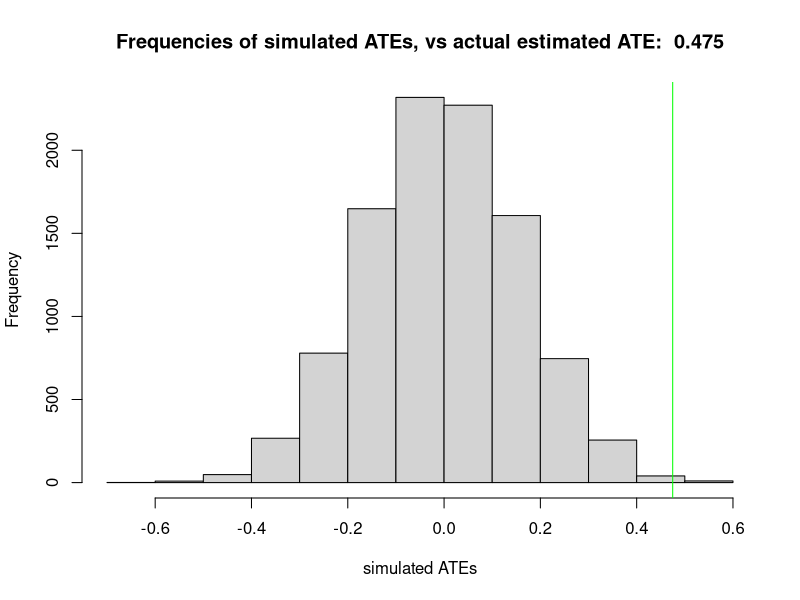
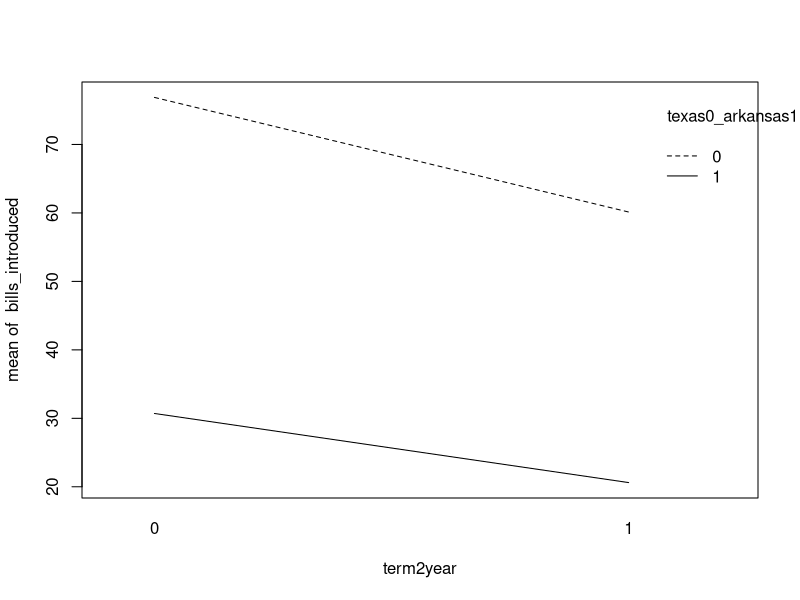
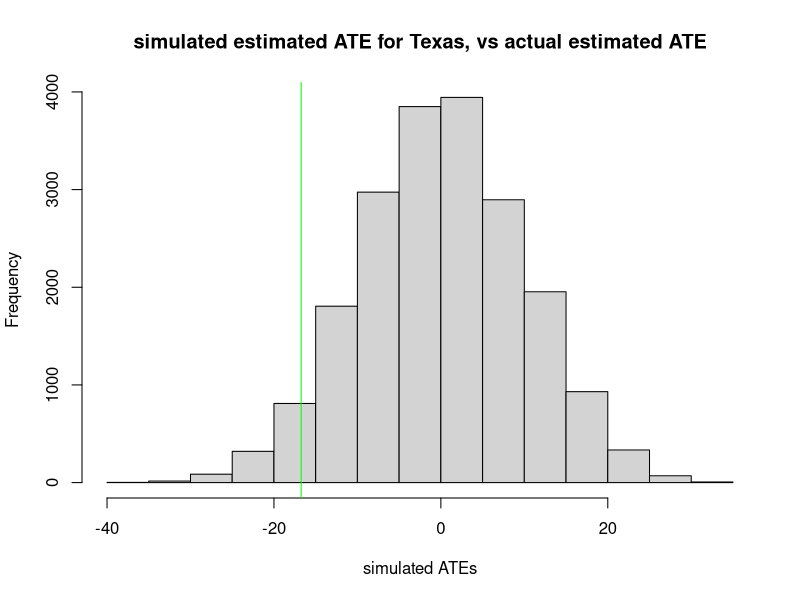
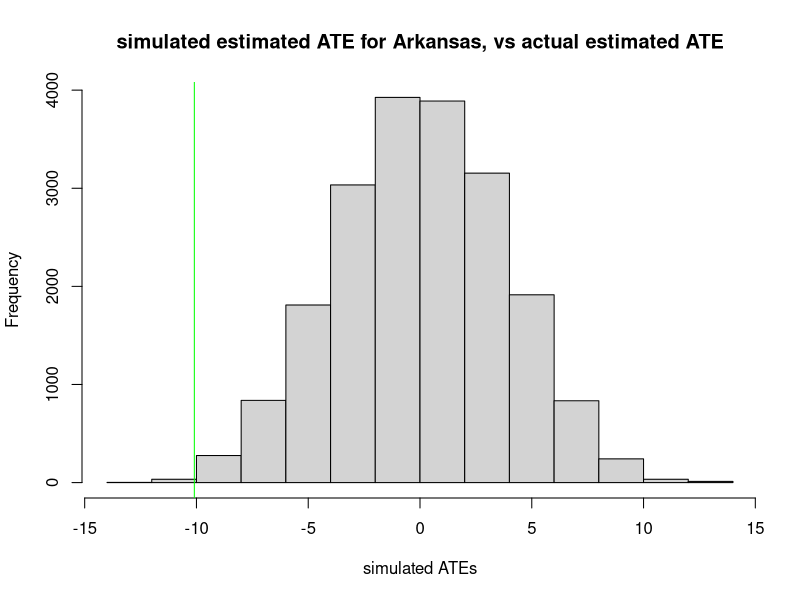
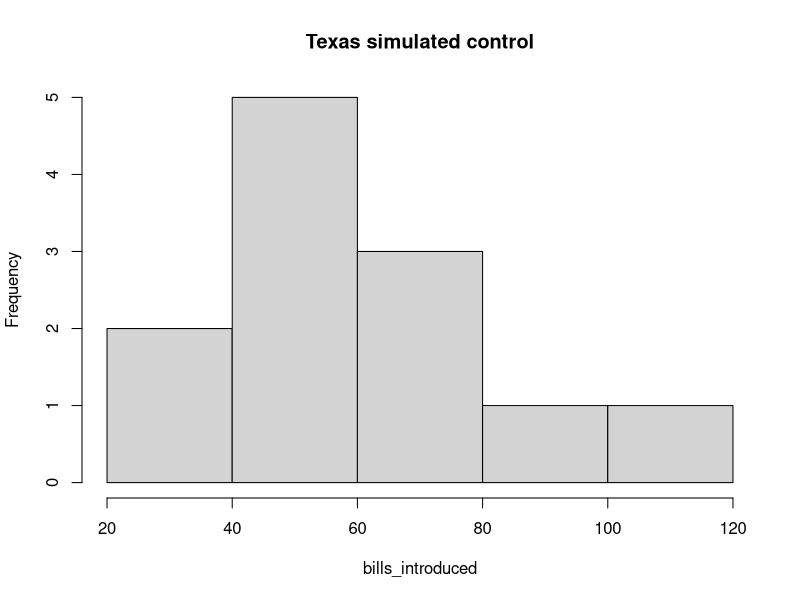
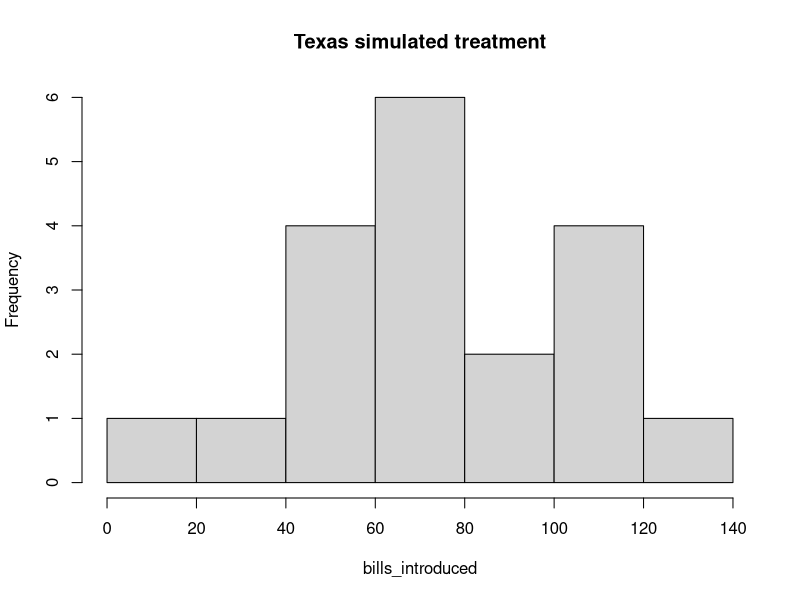
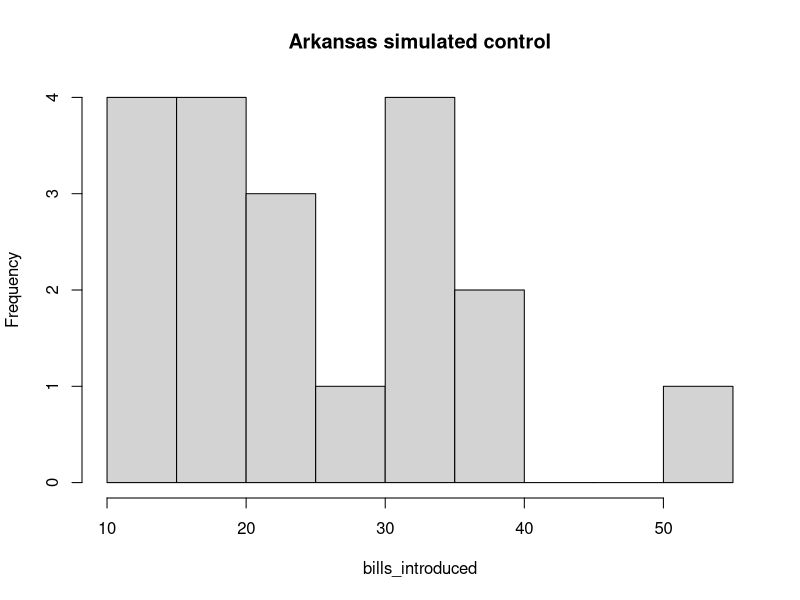
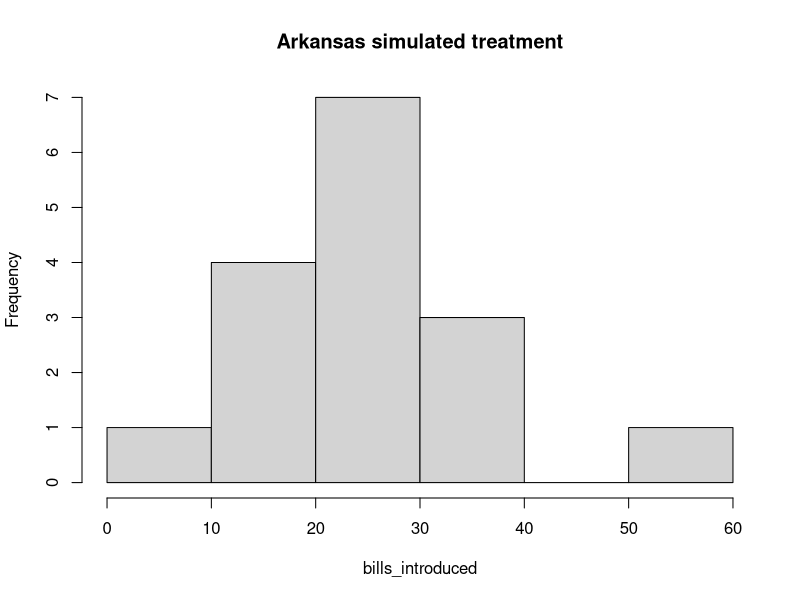

Write the R code that produced these figures, in order. (Note: this script raises an error after producing the figures.)
## ---- chunk 1
library(data.table)
q1 <- {}
q1$d3.6 <- data.table( read.csv("./data/Clingingsmith.2009.csv") )
# head(q1$d3.6)
# summary(q1$d3.6)
# str(q1$d3.6)

# use basic methods to check ATE from the data
# q1$poc <- q1$d3.6[success==0,mean(views)]
# q1$pot <- q1$d3.6[success==1,mean(views)]
# q1$ate <- q1$pot - q1$poc

# use OLS to check ATE from data
q1$m1 <- q1$d3.6[,lm(views ~ success)]
# ATE is a view improvement of roughly 0.475
q1$ate <- q1$m1$coefficients[2]

## ---- chunk 2
# conducting 1 simulated random assignment under the sharp null hypothesis (e.g. matters not if person won visa, their view would not have changed)
# so we flip a fair coin for each person in population, 1 = won visa (treatment), 0 = did not win visa (control)
# ... and we don't change the views, because we are assuming that assignment to win or not win a visa would not have changed it at all

# set.seed(87542)
# q1$d3.6 <- q1$d3.6[, success.q1.a := replicate(nrow(q1$d3.6), rbinom(1,1,0.5))]
# q1$m2 <- q1$d3.6[,lm(views ~ success.q1.a)]
# q1$ate.q1.a <- q1$m2$coefficients[2]


# to conduct 10,000 simulated random assignments under the sharp null hypothesis, just need to create a simulate study function and call it 10,000 times
# then get a distribution of ATEs
set.seed(87542)
q1$sim.study <- function() {
    q1$d3.6 <- q1$d3.6[, success.q1.a := replicate(nrow(q1$d3.6), rbinom(1,1,0.5))]
    q1$m2 <- q1$d3.6[,lm(views ~ success.q1.a)]
    q1$ate.q1.a <- q1$m2$coefficients[2]
    return(q1$ate.q1.a)
}
q1$sim.results <- replicate(10000, q1$sim.study())
hist(q1$sim.results, xlab="simulated ATEs", main=paste("Frequencies of simulated ATEs, vs actual estimated ATE: ",round(q1$ate,3)))
abline(v=q1$ate,col="green")
## ---- chunk 3
data.table(q1$sim.results)[,sim.ate.as.large.as.actual.ate:=(q1$sim.results >= q1$ate)][,.N,by=sim.ate.as.large.as.actual.ate]
## ---- chunk 4
mean(q1$sim.results > q1$ate)
## ---- chunk 5
data.table(q1$sim.results)[,sim.ate.abs.as.large.as.actual.ate:=(abs(q1$sim.results) >= abs(q1$ate))][,.N,by=sim.ate.abs.as.large.as.actual.ate]
## ---- chunk 6
mean(abs(q1$sim.results) > abs(q1$ate))
# or
mean(q1$sim.results > q1$ate) * 2
## ---- chunk 7
library(foreign)
library(data.table)
q2 <- {}
q2$d3.8 <- data.table( read.dta("./data/Titiunik.2010.dta") )
# head(q2$d3.8)
# summary(q2$d3.8)
# str(q2$d3.8)
# hist(q2$d3.8$term2year)
# hist(q2$d3.8$bills_introduced)
# hist(q2$d3.8$texas0_arkansas1)
# q2$d3.8[texas0_arkansas1==0,plot(bills_introduced ~ term2year,main="Texas")]
# q2$d3.8[texas0_arkansas1==1,plot(bills_introduced ~ term2year,main="Arkansas")]
q2$d3.8[,interaction.plot(term2year,texas0_arkansas1,bills_introduced)]
## ---- chunk 8
# use basic methods to estimate the effect on number of bills introduced, by the 2-year term, and the blocking variable texas-vs-arkansas
dcast(
    q2$d3.8[,list(mu=mean(bills_introduced)),by=c("term2year","texas0_arkansas1")] 
    ,texas0_arkansas1 ~ term2year
    ,value.var = "mu"
)

q2$ate.2y.texas.basic <- q2$d3.8[texas0_arkansas1==0 & term2year==1,mean(bills_introduced)] - q2$d3.8[texas0_arkansas1==0 & term2year==0,mean(bills_introduced)]
# -16.74167

q2$ate.2y.arkansas.basic <- q2$d3.8[texas0_arkansas1==1 & term2year==1,mean(bills_introduced)] - q2$d3.8[texas0_arkansas1==1 & term2year==0,mean(bills_introduced)]
# -10.09477


# use OLS regression to estimate the effect on number of bills introduced, by the 2-year term, and the blocking variable texas-vs-arkansas
q2$m1 <- q2$d3.8[texas0_arkansas1==0,lm(bills_introduced ~ term2year)]
(q2$m1)
q2$m2 <- q2$d3.8[texas0_arkansas1==1,lm(bills_introduced ~ term2year)]
(q2$m2)
q2$ate.2y.texas.ols <- q2$m1$coefficients[2] # -16.74167 
q2$ate.2y.arkansas.ols <- q2$m2$coefficients[2] # -10.09477


# use OLS in one model, with interaction variable between the term2year and texas0_arkansas1
q2$m3 <- q2$d3.8[,lm(bills_introduced ~ term2year + texas0_arkansas1 + term2year*texas0_arkansas1)]
(q2$m3)
q2$ate.2y.texas.ols2 <- q2$m3$coefficients[2] # -16.74167 
q2$ate.2y.arkansas.ols2 <- q2$m3$coefficients[2] + q2$m3$coefficients[4] # -10.09477


# use OLS to predict, incorrectly, the overall ATE
q2$m4 <- q2$d3.8[,lm(bills_introduced ~ term2year)]
(q2$m4)
q2$ate.overall.bad.ols <- q2$m4$coefficients[2] # -14.51515 

## ---- chunk 9
# estimate the se for each state, using basic methods
# var0 = variance of control, n0 = number of units in control
# var1 = variance of treatment, n1 = number of units in treatment
q2$se.func <- function(var0, var1, n0, n1) {
    return( sqrt(var0/n0 + var1/n1) )
}


# calcuate the standard error of the estimated ATE, for each state
q2$var0.texas <- var(q2$d3.8[term2year==0 & texas0_arkansas1==0,bills_introduced]) #var0 for texas, 956.25
q2$var1.texas <- var(q2$d3.8[term2year==1 & texas0_arkansas1==0,bills_introduced]) #var1 for texas, 413.6952
q2$var0.arkansas <- var(q2$d3.8[term2year==0 & texas0_arkansas1==1,bills_introduced]) #var0 for arkansas, 148.5956
q2$var1.arkansas <- var(q2$d3.8[term2year==1 & texas0_arkansas1==1,bills_introduced]) #var1 for arkansas, 50.25163
q2$n0.texas <- q2$d3.8[term2year==0 & texas0_arkansas1==0,.N] #n0 for texas, 16
q2$n1.texas <- q2$d3.8[term2year==1 & texas0_arkansas1==0,.N] #n1 for texas, 15
q2$n0.arkansas <- q2$d3.8[term2year==0 & texas0_arkansas1==1,.N] #n0 for arkansas, 17
q2$n1.arkansas <- q2$d3.8[term2year==1 & texas0_arkansas1==1,.N] #n1 for arkansas, 18

q2$se.texas <- q2$se.func(q2$var0.texas, q2$var1.texas, q2$n0.texas, q2$n1.texas) #se for texas block, 9.345871
q2$se.arkansas <- q2$se.func(q2$var0.arkansas, q2$var1.arkansas, q2$n0.arkansas, q2$n1.arkansas)#se for arkansas block, 3.395979





# estimate the se for each state, using libraries
# TBD

## ---- chunk 10
# total ATE is the sum of the ATEs within each block, scaled by the number of units in each block
q2$ate.total = (q2$n.texas/q2$n.all) * q2$ate.2y.texas.basic + (q2$n.arkansas/q2$n.all) * q2$ate.2y.arkansas.basic
(q2$ate.total) # -13.2168
    
## ---- chunk 11
# using results from previous section, calculate the blocked standard error of the estimated ATE
q2$n.texas <- q2$d3.8[texas0_arkansas1==0,.N] #n for texas block, 31
q2$n.arkansas <- q2$d3.8[texas0_arkansas1==1,.N] #n for arkansas block, 35
q2$n.all <- q2$d3.8[,.N] #n for all, 66

q2$se.all <- sqrt( q2$se.texas^2 * (q2$n.texas/q2$n.all)^2 + q2$n.texas^2 * (q2$n.arkansas/q2$n.all)^2 ) #se for overall ATE, 17.01539
(q2$se.all)

## ---- chunk 12
# for a round of randomization inference, we will randomly assign senators to 2-year terms for both texas and arkansas
set.seed(12659)
q2$d3.8 <- q2$d3.8[,term2yearRI:=replicate(nrow(q2$d3.8), rbinom(1,1,0.5))]

# use basic methods to calculate the ATE for each state
q2$ate.texas.ri <- q2$d3.8[texas0_arkansas1==0 & term2yearRI==1,mean(bills_introduced)] - q2$d3.8[texas0_arkansas1==0 & term2yearRI==0,mean(bills_introduced)]
# -19.48246

q2$ate.arkansas.ri <- q2$d3.8[texas0_arkansas1==1 & term2yearRI==1,mean(bills_introduced)] - q2$d3.8[texas0_arkansas1==1 & term2yearRI==0,mean(bills_introduced)]
# -0.7156863


# creates a function to simulate the randomization inference
q2$sim.study <- function() {
    q2$d3.8 <- q2$d3.8[,term2yearRI:=replicate(nrow(q2$d3.8), rbinom(1,1,0.5))]
    q2$m5 <-  q2$d3.8[,lm(bills_introduced ~ term2yearRI + texas0_arkansas1 + term2yearRI*texas0_arkansas1)]
    q2$ate.texas.ri <- q2$m5$coefficients[2]
    q2$ate.arkansas.ri <- q2$m5$coefficients[2] + q2$m5$coefficients[4]
    return(list(q2$ate.texas.ri, q2$ate.arkansas.ri))
}
q2$sim.results <- replicate(10000, q2$sim.study())

# extracts the simulated ATEs for texas and arkansas
q2$ate.texas.sim <- unlist( q2$sim.results[1,1:length(q2$sim.results)/2] )
hist(q2$ate.texas.sim, main="simulated estimated ATE for Texas, vs actual estimated ATE", xlab="simulated ATEs")
abline(v=q2$ate.2y.texas.basic,col="green")

q2$ate.arkansas.sim <- unlist( q2$sim.results[2,1:length(q2$sim.results)/2] )
hist(q2$ate.arkansas.sim, main="simulated estimated ATE for Arkansas, vs actual estimated ATE", xlab="simulated ATEs")
abline(v=q2$ate.2y.arkansas.basic,col="green")


# calculates the implied p-value for each state
mean(q2$ate.texas.sim < q2$ate.2y.texas.basic) #p-value for texas, 0.04470224
mean(q2$ate.arkansas.sim < q2$ate.2y.arkansas.basic) #p-value for arkansas, 0.002100105

# both p-values are < than 0.05, so we can reject the sharp null hypothesis
## ---- chunk 13
q2$d3.8[texas0_arkansas1==0 & term2yearRI==0,hist(bills_introduced,main="Texas simulated control")]
q2$d3.8[texas0_arkansas1==0 & term2yearRI==1,hist(bills_introduced,main="Texas simulated treatment")]
q2$d3.8[texas0_arkansas1==1 & term2yearRI==0,hist(bills_introduced,main="Arkansas simulated control")]
q2$d3.8[texas0_arkansas1==1 & term2yearRI==1,hist(bills_introduced,main="Arkansas simulated treatment")]
## ---- chunk 14
## load data 
library(data.table)
q3 <- {}
q3$d <- data.table( read.csv("./data/ggChapter3.csv") )
# summary(q3$d)
# str(q3$d)
# hist(q3$d$Village)
# hist(q3$d$Y)
# hist(q3$d$D)
# hist(q3$d$Block)
## ---- chunk 15
# create clustering based on {1,2}, {3,4}, {5,6}, ... , {13,14}
q3$d <- q3$d[,C1:=0]
for (i in seq(1,nrow(q3$d),2)) {
    # q3$d[Village==i & Village==i+1, C1:=list(i,i)] #not sure why this doesn't work ...
    q3$d[Village==i, C1:=list(i)]
    q3$d[Village==i+1, C1:=list(i)]

}
head(q3$d)
plot(jitter(q3$d$Block), q3$d$Y)
plot(jitter(q3$d$C1), q3$d$Y)

# we can see from the individual values plot that the variance in our simulated clusters, C1, is relatively small
## ---- chunk 16
# create clustering based on {1,14}, {2,13}, {3,12}, ... , {7,8}
q3$d <- q3$d[,C2:=0]
for (i in seq(1,nrow(q3$d)/2,1)) {
    q3$d[Village==i, C2:=list(i)]
    q3$d[Village==nrow(q3$d)+1-i, C2:=list(i)]
}

head(q3$d)
tail(q3$d)

plot(jitter(q3$d$Block), q3$d$Y)
plot(jitter(q3$d$C2), q3$d$Y)
## ---- chunk 17

# 
q4 <- {}
q4$sim.study <- function(baseline, effect.size, sample.size) {
    control.units <- rbinom(sample.size, 1, baseline)
    treatment.units <- rbinom(sample.size, 1, baseline + effect.size)
    all.units <- c(control.units, treatment.units)
    treatment.vector <- c(rep(0, sample.size), rep(1, sample.size))
    p.value <- summary(lm(all.units ~ treatment.vector))$coefficients[2, 4]
    effect.detected <- p.value < 0.05
    return(effect.detected)
}

# get.power(baseline = .1, effect.size = .05, sample.size = 100)
q4$sim.study(baseline = .1, effect.size = .05, sample.size = 1000000)

## ---- chunk 18

## ---- chunk 19

## ---- chunk 20
library(data.table)
q5 <- {}
q5$d2 <- data.table(read.csv("./data/listData.csv"))
# head(q5$d2)
# str(q5$d2)
# hist(q5$d2$bid)
# hist(q5$d2$uniform_price_auction)
# plot(q5$d2$uniform_price_auction, q5$d2$bid)
# boxplot(bid ~ uniform_price_auction, data=q5$d2) #shows unequal variance in control vs treatment samples
# q5$d2[,.N,by=uniform_price_auction] #34 samples in each group
## ---- chunk 21

# computes the means for control and treatment groups
q5$bids_control <- q5$d2[uniform_price_auction==0,bid]
q5$bids_treatment <- q5$d2[uniform_price_auction==1,bid]
q5$n_control <- length(q5$bids_control) #34
q5$n_treatment <- length(q5$bids_treatment) #34
q5$mu_control <- q5$d2[uniform_price_auction==0,mean(bid)] #28.82353
q5$mu_treatment <- q5$d2[uniform_price_auction==1,mean(bid)] #16.61765
q5$sd_control<- q5$d2[uniform_price_auction==0,sd(bid)] #19.98101
q5$sd_treatment <- q5$d2[uniform_price_auction==1,sd(bid)] #15.40172



# see Devore p 358 for the analytic forumla for two-sample t-test
# see https://www.statsdirect.co.uk/help/parametric_methods/utt.htm

# calcualtes the degrees of freedom for a two-sample test of means, with unequal variances
# note, is NOT, (N1 + N2) - 2 , because that assumes equal variances
q5$df <- ( ( (q5$sd_control^2 / q5$n_control) + (q5$sd_treatment^2 / q5$n_treatment) )^2 ) / ( ( (q5$sd_control^2/q5$n_control)^2/(q5$n_control-1) ) + ( (q5$sd_treatment^2/q5$n_treatment)^2/(q5$n_treatment-1) ) ) #61.98287


# calculates the t statistic
q5$t <- ( q5$mu_control-q5$mu_treatment ) / ( sqrt( (q5$sd_control^2)/q5$n_control + (q5$sd_treatment^2)/q5$n_treatment ) ) #2.821144


# uses the t statistic to calculate 95% confidence interval
(q5$mu_control-q5$mu_treatment) + qt(q5$t)


# sanity check, use the t.test function
t.test(q5$bids_control, q5$bids_treatment)
# t = 2.8211, df = 61.983
# 95 percent confidence interval: 3.557141 20.854624
## ---- chunk 22

## ---- chunk 23

## ---- chunk 24

## ---- chunk 25

## ---- chunk 26
